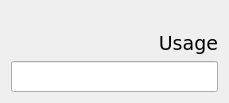
<?xml version="1.0" encoding="UTF-8"?>
<ui version="4.0">
 <class>Usage</class>
 <widget class="QWidget" name="Usage">
  <property name="geometry">
   <rect>
    <x>0</x>
    <y>0</y>
    <width>229</width>
    <height>103</height>
   </rect>
  </property>
  <property name="font">
   <font>
    <family>Verdana</family>
    <pointsize>14</pointsize>
   </font>
  </property>
  <property name="windowTitle">
   <string>Usage</string>
  </property>
  <property name="layoutDirection">
   <enum>Qt::LeftToRight</enum>
  </property>
  <layout class="QVBoxLayout" name="verticalLayout_5">
   <item>
    <widget class="QLabel" name="label">
     <property name="text">
      <string>Usage</string>
     </property>
     <property name="alignment">
      <set>Qt::AlignBottom|Qt::AlignRight|Qt::AlignTrailing</set>
     </property>
    </widget>
   </item>
   <item>
    <widget class="QLineEdit" name="value"/>
   </item>
  </layout>
 </widget>
 <layoutdefault spacing="6" margin="11"/>
 <resources/>
 <connections/>
</ui>
